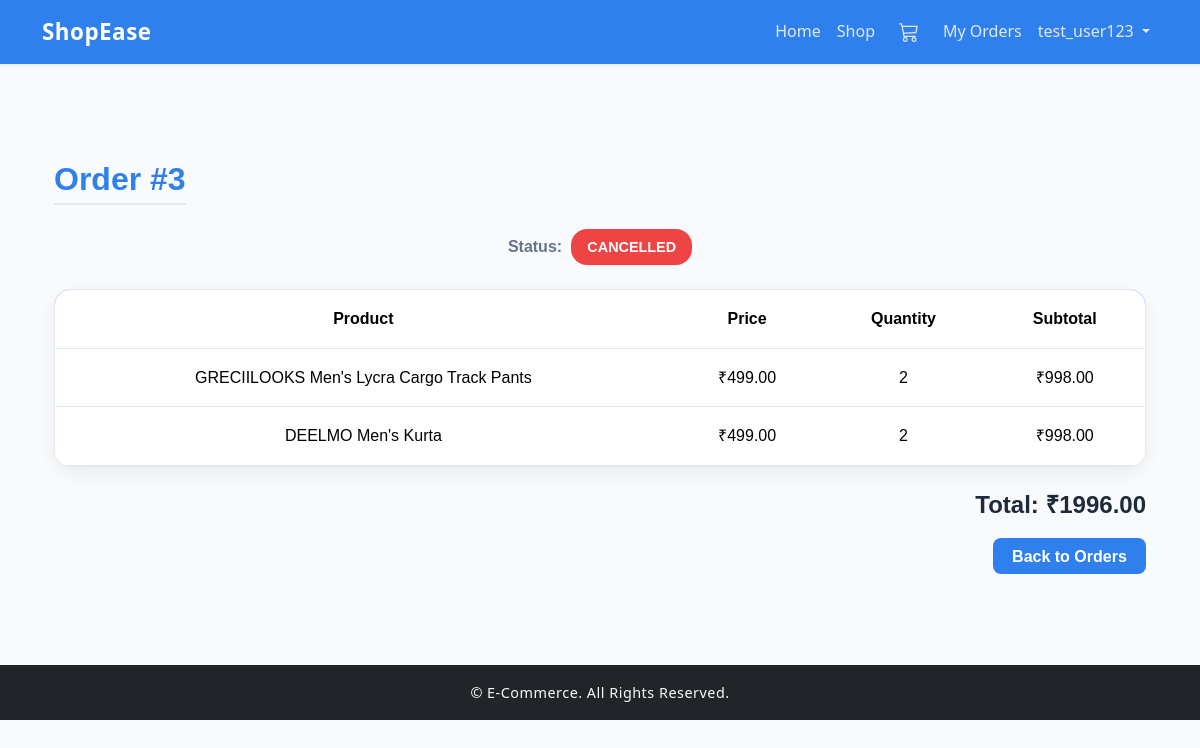
Page /orders/3/ (signed in) on the committed database.
### orders/models.py (models this page shows, shortened)
class Order(models.Model):
    STATUS_CHOICES = [
        ('PENDING', 'Pending'),
        ('PROCESSING', 'Processing'),
        ('SHIPPED', 'Shipped'),
        ('DELIVERED', 'Delivered'),
        ('CANCELLED', 'Cancelled'),
    ]
    user = models.ForeignKey(settings.AUTH_USER_MODEL, on_delete=models.CASCADE)
    total_amount = models.DecimalField(max_digits=10, decimal_places=2)
    status = models.CharField(max_length=20, choices=STATUS_CHOICES, default='PENDING')
    created_at = models.DateTimeField(auto_now_add=True)
    @property
    def can_cancel(self):
        return self.status in ['PENDING', 'PROCESSING']

class OrderItem(models.Model):
    order = models.ForeignKey(Order, on_delete=models.CASCADE, related_name='items')
    product = models.ForeignKey(Product, on_delete=models.CASCADE)
    quantity = models.PositiveIntegerField()
    price = models.DecimalField(max_digits=10, decimal_places=2)
    def subtotal(self):
        return self.quantity * self.price

### products/models.py (models this page shows, shortened)
class Product(models.Model):
    category = models.ForeignKey(Category, on_delete=models.CASCADE, related_name='products')
    name = models.CharField(max_length=150)
    slug = models.SlugField(max_length=160, unique=True)
    description = models.TextField(blank=True, null=True)
    price = models.DecimalField(max_digits=10, decimal_places=2)
    discount_price = models.DecimalField(max_digits=10, decimal_places=2, blank=True, null=True)
    stock = models.PositiveIntegerField(default=0)
    main_image = models.ImageField(upload_to='products/', blank=True, null=True)
    is_featured = models.BooleanField(default=False)
    created_at = models.DateTimeField(default=timezone.now)
    updated_at = models.DateTimeField(auto_now=True)
    class Meta:
        ordering = ['-created_at']

### orders/views.py (the view)
# urls.py: path('<int:pk>/', OrderDetailView.as_view(), name='order_detail'),
@method_decorator(login_required, name='dispatch')
class OrderDetailView(DetailView):
    model = Order
    template_name = 'orders/order_detail.html'
    context_object_name = 'order'
    def get_queryset(self):
        return Order.objects.filter(user=self.request.user)

### templates/orders/order_detail.html (shortened to what this page needs)
{% extends 'base.html' %}
{% load static %}
{% block content %}
<link rel="stylesheet" href="{% static 'orders/order_det.css' %}">
<div class="order-detail-page py-5">
  <div class="container">
    <h2 class="page-title text-center mb-4">Order #{{ order.id }}</h2>
    <div class="status-box mb-4 text-center">
      <strong>Status:</strong>
      {% if order.status == 'CANCELLED' %}
        <span class="badge-status cancelled">{{ order.status }}</span>
      {% elif order.status == 'DELIVERED' %}
        <span class="badge-status delivered">{{ order.status }}</span>
      {% elif order.status == 'SHIPPED' %}
        <span class="badge-status shipped">{{ order.status }}</span>
      {% else %}
        <span class="badge-status pending">{{ order.status }}</span>
      {% endif %}
    </div>
    <div class="order-table-wrapper mb-4">
      <table class="table order-table">
        <thead>
          <tr>
            <th>Product</th>
            <th>Price</th>
            <th>Quantity</th>
            <th>Subtotal</th>
          </tr>
        </thead>
        <tbody>
          {% for item in order.items.all %}
          <tr>
            <td>{{ item.product.name }}</td>
            <td>₹{{ item.price }}</td>
            <td>{{ item.quantity }}</td>
            <td>₹{{ item.subtotal }}</td>
          </tr>
          {% endfor %}
        </tbody>
      </table>
    </div>
    <h4 class="text-end total-amount">Total: ₹{{ order.total_amount }}</h4>
    <div class="action-buttons text-end mt-4">
      <a href="{% url 'order_list' %}" class="btn-back">Back to Orders</a>
    </div>
  </div>
</div>
{% endblock %}

### templates/base.html (shortened to what this page needs)
{% load static %} {% load tz %}
<!DOCTYPE html>
<html lang="en">
  <head>
    <link
      href="https://cdn.jsdelivr.net/npm/bootstrap@5.3.2/dist/css/bootstrap.min.css"
      rel="stylesheet"
    />
    <link
      href="https://cdn.jsdelivr.net/npm/bootstrap-icons@1.11.3/font/bootstrap-icons.css"
      rel="stylesheet"
    />
    <link rel="stylesheet" href="{% static 'include/style.css' %}" />
  </head>
  <body>
    <nav
      class="navbar navbar-expand-lg navbar-dark bg-dark shadow-sm sticky-top"
    >
      <div class="container">
        <a class="navbar-brand fw-bold" href="{% url 'home' %}">ShopEase</a>
        <div class="collapse navbar-collapse" id="navbarNav">
          <ul class="navbar-nav ms-auto align-items-lg-center">
            <li class="nav-item">
              <a class="nav-link" href="{% url 'home' %}">Home</a>
            </li>
            <li class="nav-item">
              <a class="nav-link" href="{% url 'product_list' %}">Shop</a>
            </li>
            <li class="nav-item position-relative mx-2">
              <a class="nav-link" href="{% url 'cart_detail' %}">
                <i class="bi bi-cart3 fs-5"></i>
              </a>
            </li>
            <li class="nav-item">
              <a class="nav-link" href="{% url 'order_list' %}">My Orders</a>
            </li>
            {% if user.is_authenticated %}
            <li class="nav-item dropdown">
              <a
                class="nav-link dropdown-toggle"
                href="#"
                id="navbarDropdown"
                role="button"
                data-bs-toggle="dropdown"
                aria-expanded="false"
              >
                {{ user.username }}
              </a>
            </li>
            {% endif %}
          </ul>
        </div>
      </div>
    </nav>
    <main class="container my-5">{% block content %} {% endblock %}</main>
    <footer class="bg-dark text-light text-center py-3 mt-5">
      &copy; {{ now|date:"Y" }} E-Commerce. All Rights Reserved.
    </footer>
  </body>
</html>

### static/include/style.css (style rules this page uses)
:root { --primary: #2f80ed; --secondary: #56ccf2; --background: #f8fafc; --card: #ffffff; --text-primary: #1e293b; --text-secondary: #64748b; --success: #10b981; --error: #ef4444; --border: #e2e8f0; }
body { background-color: var(--background); color: var(--text-primary); font-family: "Poppins", "Segoe UI", sans-serif; line-height: 1.6; }
a { color: var(--primary); text-decoration: none; transition: color 0.3s ease; }
.navbar { background-color: var(--primary) !important; }
.navbar-brand { font-size: 1.4rem; letter-spacing: 0.5px; color: #fff !important; }
.navbar-nav .nav-link { color: #e2e8f0 !important; transition: color 0.3s ease; }
footer { background-color: var(--primary); color: #ffffff; font-size: 0.9rem; letter-spacing: 0.5px; padding: 20px 0; }

### static/orders/order_det.css (style rules this page uses)
.order-detail-page { --primary: #2F80ED; --secondary: #56CCF2; --background: #F8FAFC; --card: #FFFFFF; --border: #E2E8F0; --text-primary: #1E293B; --text-secondary: #64748B; --success: #10B981; --error: #EF4444; --warning: #FACC15; --info: #56CCF2; background-color: var(--background); font-family: 'Poppins', sans-serif; color: var(--text-primary); }
.page-title { font-weight: 700; color: var(--primary); border-bottom: 2px solid var(--border); display: inline-block; padding-bottom: 0.3rem; }
.status-box strong { font-weight: 600; color: var(--text-secondary); margin-right: 0.3rem; }
.badge-status { display: inline-block; padding: 0.4rem 1rem; border-radius: 1rem; font-weight: 600; font-size: 0.9rem; text-transform: capitalize; }
.badge-status.cancelled { background-color: var(--error); color: #fff; }
.order-table-wrapper { background: var(--card); border: 1px solid var(--border); border-radius: 1rem; overflow: hidden; box-shadow: 0 6px 18px rgba(0, 0, 0, 0.06); }
.order-table { width: 100%; margin-bottom: 0; border-collapse: collapse; }
.order-table thead { background-color: var(--primary); color: #fff; }
.order-table th, .order-table td { padding: 1rem; text-align: center; border-bottom: 1px solid var(--border); }
.total-amount { font-weight: 700; color: var(--text-primary); }
.action-buttons { margin-top: 1rem; }
.btn-back { background-color: var(--primary); color: #fff; text-decoration: none; font-weight: 600; border-radius: 0.5rem; padding: 0.6rem 1.2rem; margin-left: 0.5rem; transition: background-color 0.3s ease, transform 0.2s ease; }

### rows in the picture
Order: id "3", status "CANCELLED", total_amount "1996.00"
OrderItem: product.name "GRECIILOOKS Men's Lycra Cargo Track Pants", price "499.00", quantity "2", subtotal "998.00"
OrderItem: product.name "DEELMO Men's Kurta", price "499.00", quantity "2", subtotal "998.00"

### other values in the picture
{{ user.username }} "test_user123"
